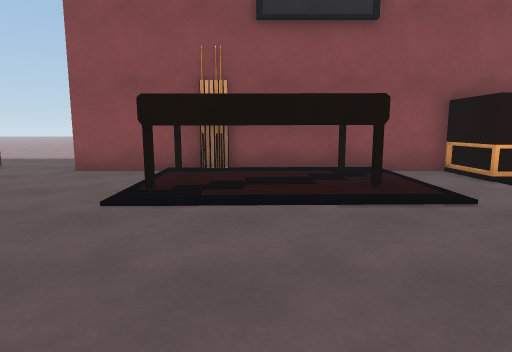
[1] (above)

16 first-person views from a walk through a 3-D level made in the Unity game engine. The camera is 1.2 m above the floor, tilts 8° down and sees 75° across. The floor is counted in squares, 1 m on a side. Each view is taken from the middle of a square. On the plan, view 1 faces up. The plan holds only what a view shows up to about 14 squares ahead; the rest is blank. The place goes on beyond the plan. Some animated figures are left out. Door leaves are left out, so doorways stand open. Surface patterns are stand-ins for the level's own textures.

[2]
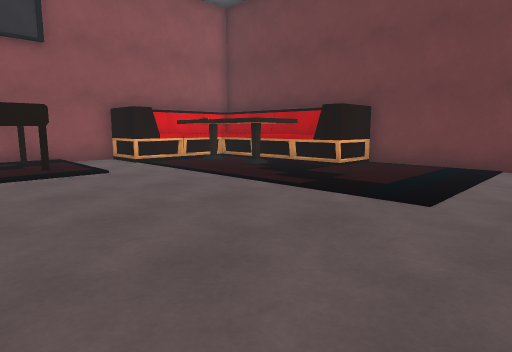

[3]
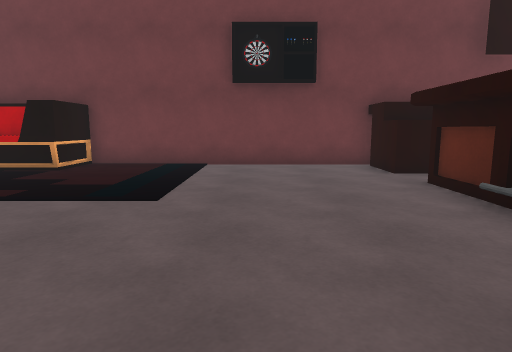

[4]
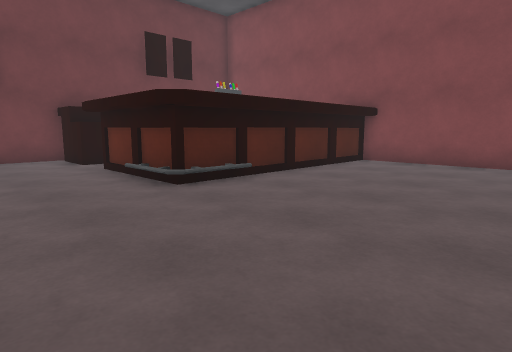

[5]
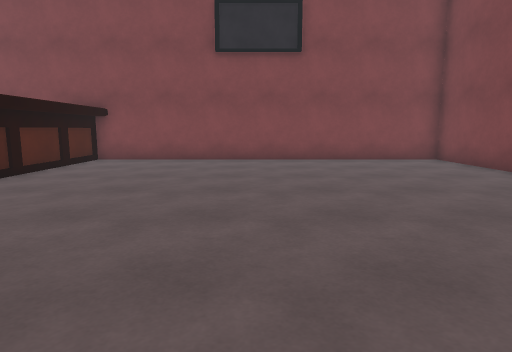

[6]
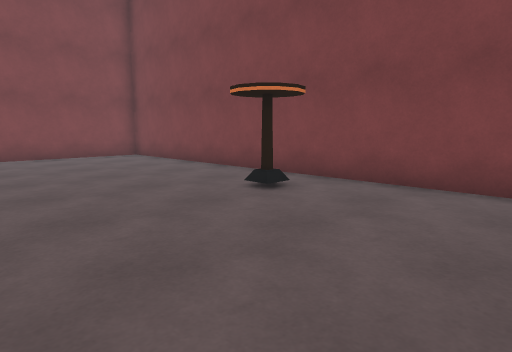

[7]
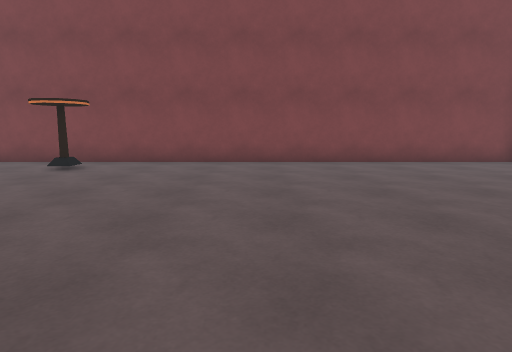

[8]
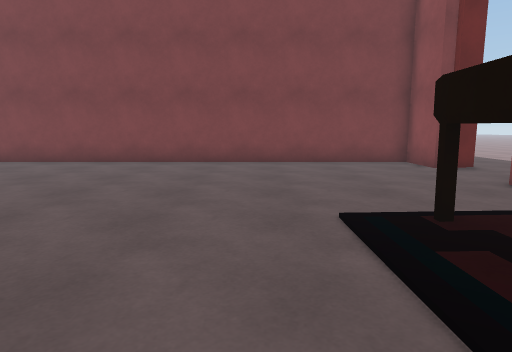

[9]
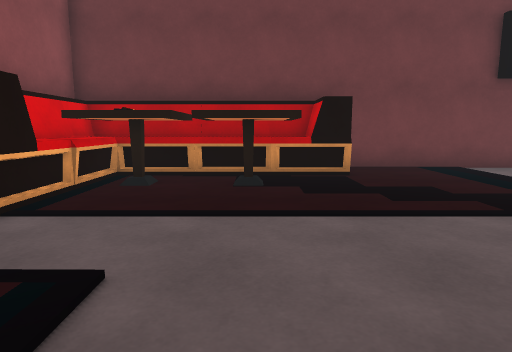

[10]
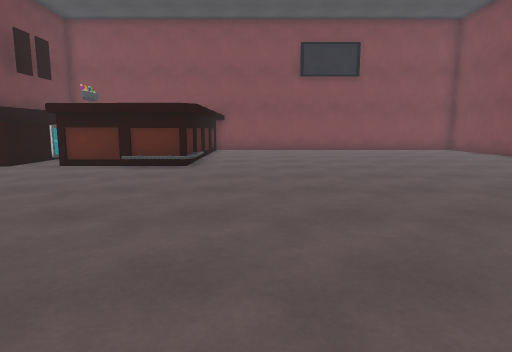

[11]
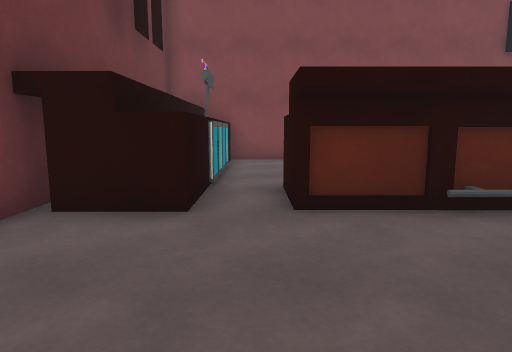

[12]
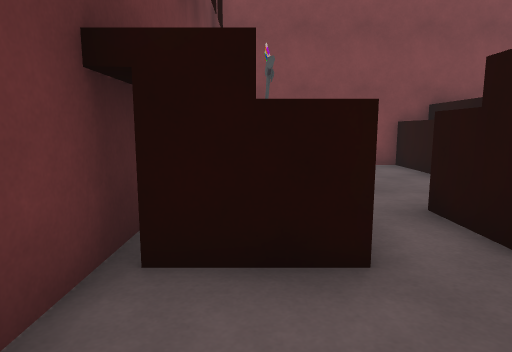

[13]
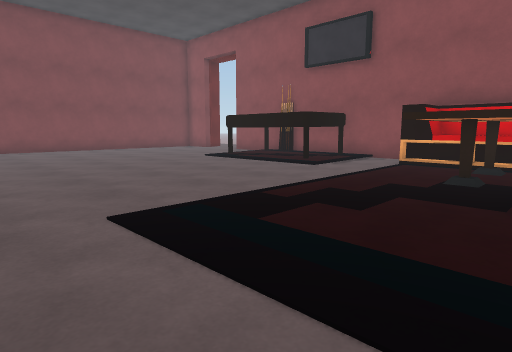

[14]
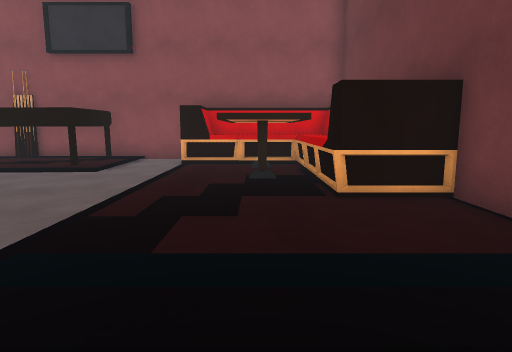

[15]
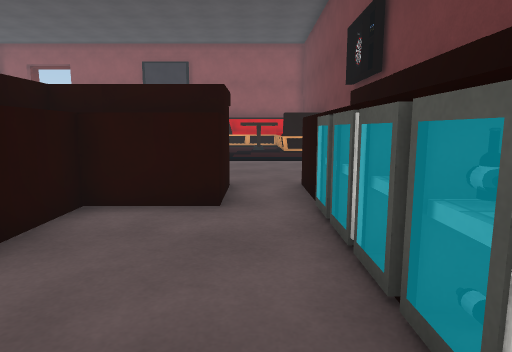

[16]
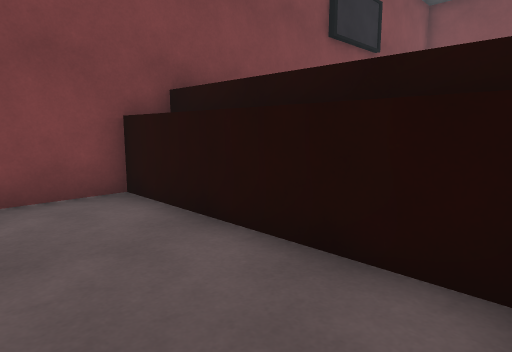

### Floor plan
Key: @ floor where view 1 was taken; # wall or solid block; . floor; D open door; ^ raised ledge; R rug; T table; F fridge; O other object.
Columns run from 10 left of view 1 to 12 right of it. Each row starts with its distance up from view 1.
 12  ...
 11  ....
 10 ##DDD############
  9 #.......RRRRR...##OO##
  8 #.......    T...#OT ^#
  7 #.......T   T ...TTTOO
  6 #.......TTTTT ...TTTOO
  5 #................TTTOO
  4 #................TTTOO
  3 #.................TT^#
  2 #..................####
  1 #.....................#
  0 #.........@...........#
 -1 #.....................#
 -2 #.....................#
 -3 #.....................#
 -4 #.....................#
 -5 #.....................#
 -6 #.T...................#
 -7 #.....................#
 -8 #............###OO.^###
 -9 #............###OO.^##
-10 #............#OOOO.FF
-11 #............OOO...FF
-12 #............OOO...FF
-13 #............OOO...FF
-14 #............OOO...#
-15 #............OOO...#
-16 ##############OO#####

Where each view was taken, in squares from view 1:
view 1: 0 up, 0 right, facing up
view 2: 4 down, 0 right, facing up-right
view 3: 4 down, 0 right, facing right
view 4: 4 down, 3 left, facing down-right
view 5: 3 down, 3 left, facing down
view 6: 1 down, 3 left, facing down-left
view 7: 0 up, 2 right, facing left
view 8: 4 up, 2 right, facing left
view 9: 4 up, 1 right, facing right
view 10: 3 up, 1 right, facing down
view 11: 3 down, 8 right, facing down
view 12: 5 down, 10 right, facing down
view 13: 4 down, 10 right, facing up-left
view 14: 4 down, 8 right, facing up
view 15: 15 down, 8 right, facing up
view 16: 10 down, 8 right, facing down-left
